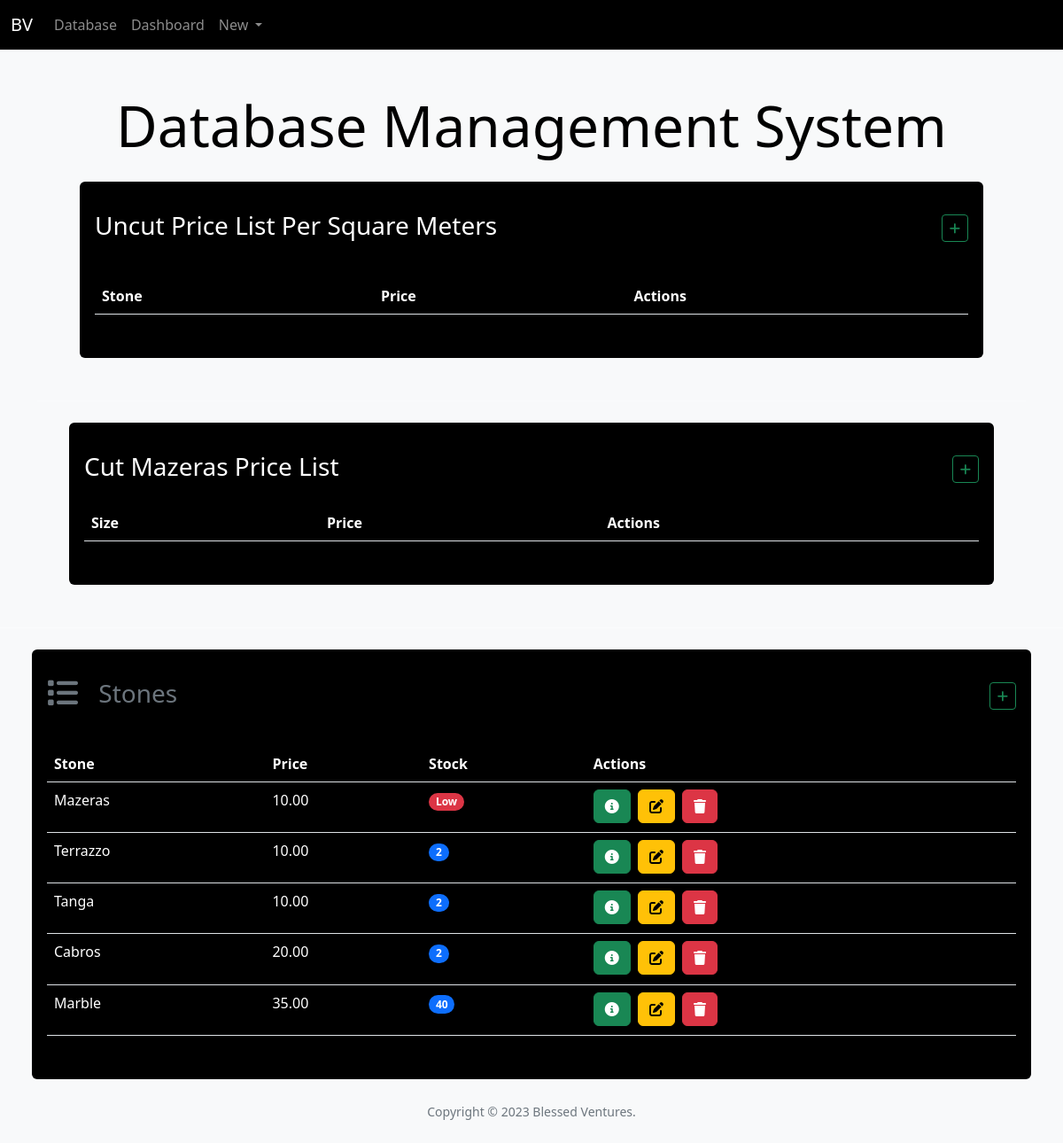
The app's page /, older data.
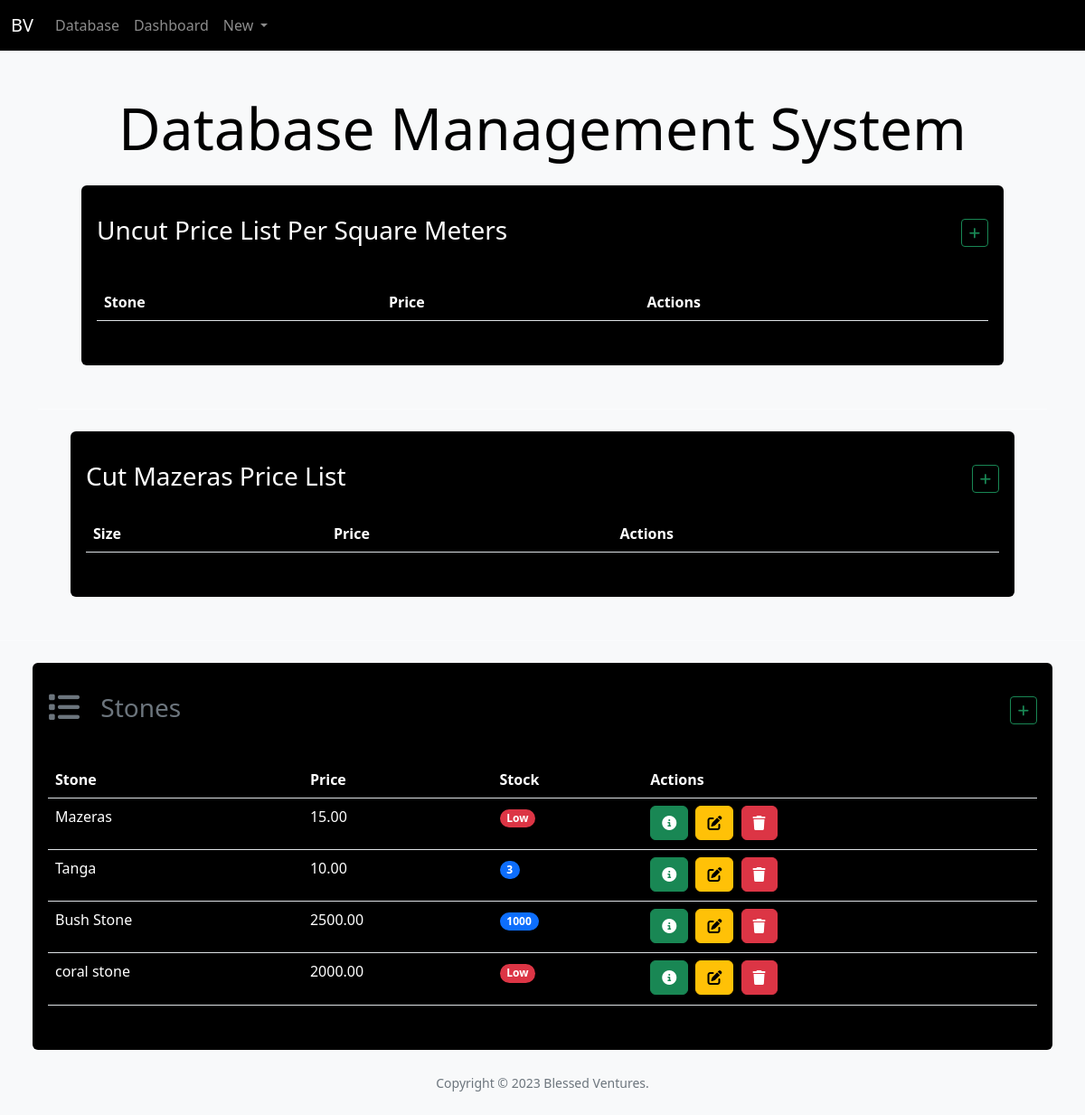
The same page, newer data.
### mazeras/models.py (models this page shows, shortened)
class Stone(models.Model):
    name = models.CharField(max_length=100)
    description = models.TextField()
    price = models.DecimalField(max_digits=10, decimal_places=2)
    stock = models.PositiveIntegerField(default=0)

### mazeras/views.py (the view)
# urls.py: path('', views.index, name='index'),
def index(request):
    page = "| Home"
    stones = Stone.objects.all()
    projects = Project.objects.all()
    context = {
        'page': page,
        'stones': stones,
        'projects': projects,
    }
    return render(request, 'mazeras/index.html', context)

### mazeras/templates/mazeras/index.html (shortened to what this page needs)
{% extends 'mazeras/base.html' %}{% load static %} {% block body %}
<h1 class="m-4 text-black text-center display-3">Database Management System</h1>
<div class="container-fluid">
  <div class="row">
    <div class="col-12">
      <div class="card bg-black text-white ms-4 me-4 mb-4">
        <div class="card-header text-white h3 mt-4">
          Uncut Price List Per Square Meters
          <span class="float-end"><a class="btn btn-sm btn-outline-success" href="{% url 'add_uncut_mazeras' %}"><i class="fa-solid fa-plus"></i></a></span>
        </div>
        <div class="card-body">
          <p class="card-text">
            <div class="table-responsive">
              <table class="table text-white ">
                <thead>
                  <tr>
                      <th scope="col">Stone</th>
                      <th scope="col">Price</th>
                      <th scope="col">Actions</th>
                  </tr>
                </thead>
              </table>
            </div>
          </p>
        </div>
        </div>
      </div>
    </div>
  </div>
</div>
<hr class="my-4 text-white">
  <div class="container-fluid">
    <div class="row">
      <div class="col-12">
        <div class="card bg-black text-white ms-4 me-4 mb-4">
          <div class="card-header text-white h3 mt-4">Cut Mazeras Price List
            <span class="float-end"><a class="btn btn-sm btn-outline-success" href="{% url 'add_cut_mazeras' %}"><i class="fa-solid fa-plus"></i></a></span>
          </div>
          <div class="card-body">
            <div class="table-responsive">
              <table class="table text-white ">
                  <thead>
                  <tr>
                      <th scope="col">Size</th>
                      <th scope="col">Price</th>
                      <th scope="col">Actions</th>
                  </tr>
                  </thead>
              </table>
              </div>
          </div>
        </div>
      </div>
    </div>
  </div>
</div>
<hr class="my-4 text-white">
  <div class="container-fluid">
    <div class="row">
      <div class="col-12">
        {% if stones %}
        <div class="card bg-black text-white ms-4 me-4 mb-4">
          <div class="card-header text-muted h3 mt-4">
            <i class="fa-solid fa-list fa-lg me-3"></i> Stones
            <span class="float-end"><a class="btn btn-sm btn-outline-success" href="{% url 'add' %}"><i class="fa-solid fa-plus"></i></a></span>
          </div>
          <div class="card-body">
            <p class="card-text">
              <div class="table-responsive">
                  <table class="table text-white ">
                      <thead>
                      <tr>
                          <th scope="col">Stone</th>
                          <th scope="col">Price</th>
                          <th scope="col">Stock</th>
                          <th scope="col">Actions</th>
                      </tr>
                      </thead>
                      <tbody>
                      {% for stone in stones %}
                      <tr>
                          <td>{{ stone.name }}</td>
                          <td>{{ stone.price }}</td>
                          <td>
                            {% if stone.stock <= 1 %}
                            <span><p class="badge rounded-pill bg-danger">Low</p></span>
                            {% else %}
                            <span><p class="badge rounded-pill bg-primary">{{ stone.stock }}</p></span>
                            {% endif %}
                          </td>
                          <td>
                              <button type="button" href="{% url 'view_stone' stone.id %}" class="btn btn-success me-1" data-bs-toggle="modal" data-bs-target="#exampleModal{{ stone.id }}">
                                <i class="fa-solid fa-circle-info"></i>
                              </button>
                              <a href="{% url 'edit' stone.id %}" class="btn btn-warning me-1"><i class="fa-solid fa-pen-to-square"></i></a>
                              <button
                              data-bs-toggle="modal"
                              data-bs-target="#delete{{ stone.id }}"
                              type="button"
                              class="btn btn-danger ">
                              <i class="fa-solid fa-trash"></i>
                              </button>
                          </td>
                      </tr>
                      {% endfor %}
                      </tbody>
                  </table>
              </div>
            </p>
          </div>
        </div>
        {% else %}
        <h5 class="alert alert-primary ms-4 me-4">No Stones In Stock</h5>
        {% endif %}
      </div>
    </div>
  </div>
{% endblock %}

### mazeras/templates/mazeras/base.html (shortened to what this page needs)
{% load static %}
<!DOCTYPE html>
<html lang="en">
  <head>
    <link
      rel="stylesheet"
      href="https://cdnjs.cloudflare.com/ajax/libs/font-awesome/6.4.0/css/all.min.css"
    />
    <link
      href="https://cdn.jsdelivr.net/npm/bootstrap@5.2.3/dist/css/bootstrap.min.css"
      rel="stylesheet"
    />
  </head>
  <body class="d-flex bg-light flex-column min-vh-100">
    <nav class="navbar navbar-expand-lg navbar-dark bg-black">
      <div class="container-fluid">
        <a class="navbar-brand" href="{% url 'index' %}">BV</a>
        <div class="collapse navbar-collapse" id="navbarNav">
          <ul class="navbar-nav">
            <li class="nav-item">
              <a class="nav-link" href="{% url 'index' %}">Database</a>
            </li>
            <li class="nav-item">
              <a class="nav-link" href="{% url 'dashboard' %}">Dashboard</a>
            </li>
            <li class="nav-item">
              <div class="collapse navbar-collapse" id="navbarNavDarkDropdown">
                <ul class="navbar-nav">
                  <li class="nav-item dropdown">
                    <a
                      class="nav-link dropdown-toggle"
                      href="#"
                      id="navbarDarkDropdownMenuLink"
                      role="button"
                      data-bs-toggle="dropdown"
                      aria-expanded="false"
                    >
                      New
                    </a>
                  </li>
                </ul>
              </div>
            </li>
          </ul>
        </div>
      </div>
    </nav>
    <div class="container mt-4">
    <div class="container-fluid">{% block body %} {% endblock %}</div>
    <footer class="mt-auto mb-4">
      <div class="text-center">
        <span class="small text-muted"
          >Copyright &copy;
          Blessed Ventures.</span
        >
      </div>
    </footer>
  </body>
</html>

Row changes from the older to the newer data that the page shows:
removed Stone: name "Terrazzo", price "10.00", stock "2"
removed Stone: name "Cabros", price "20.00", stock "2"
removed Stone: name "Marble", price "35.00", stock "40"
changed Stone "Mazeras": price "10.00" → "15.00"
changed Stone "Tanga": stock "2" → "3"
added Stone: name "Bush Stone", price "2500.00", stock "1000"
added Stone: name "coral stone", price "2000.00", stock "Low"
